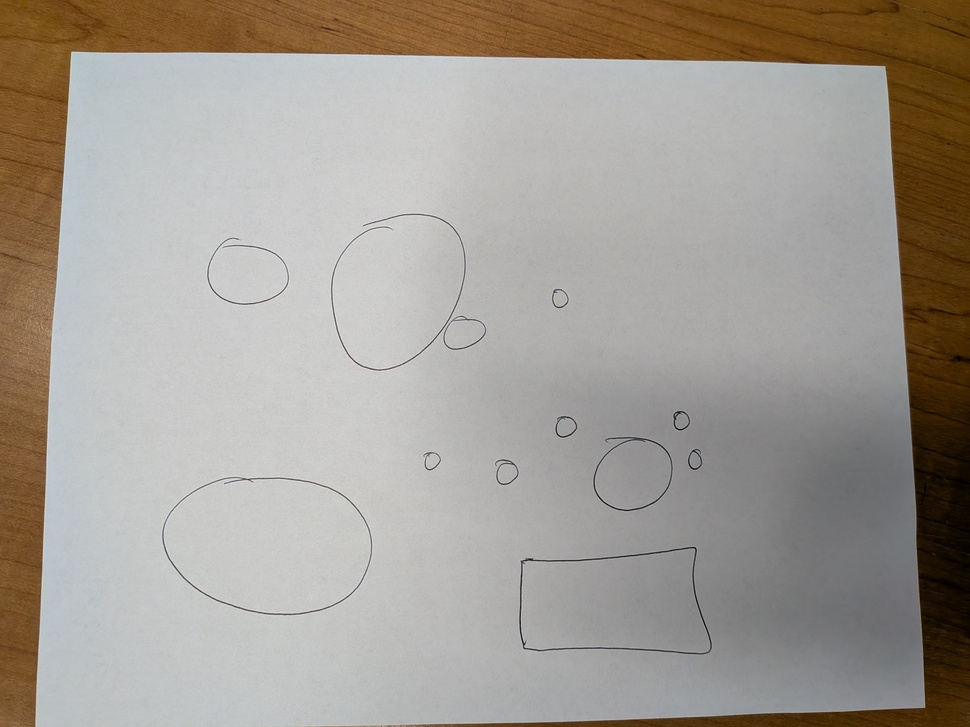
#> input picture Dipak Work/handdrawnNL2.jpg, 970 x 727 px, shrunk from 4000 x 3000 before the run
$ jupyter execute contourdetction.ipynb
#> lines starting #> are read from the running program, lines starting #| are printed output that depends on the picture; after the words box and inside, x2 and y2 are one past the last pixel; in counts of white or black regions, pixels touching at a corner belong together
[cell 1]
import cv2
import numpy as np
import matplotlib.pyplot as plt

img = cv2.imread("handdrawnNL2.jpg")
#> img is the input picture: shape (727, 970, 3); mean B, G, R 148.4, 156.5, 162.6
gray = cv2.cvtColor(img, 10)
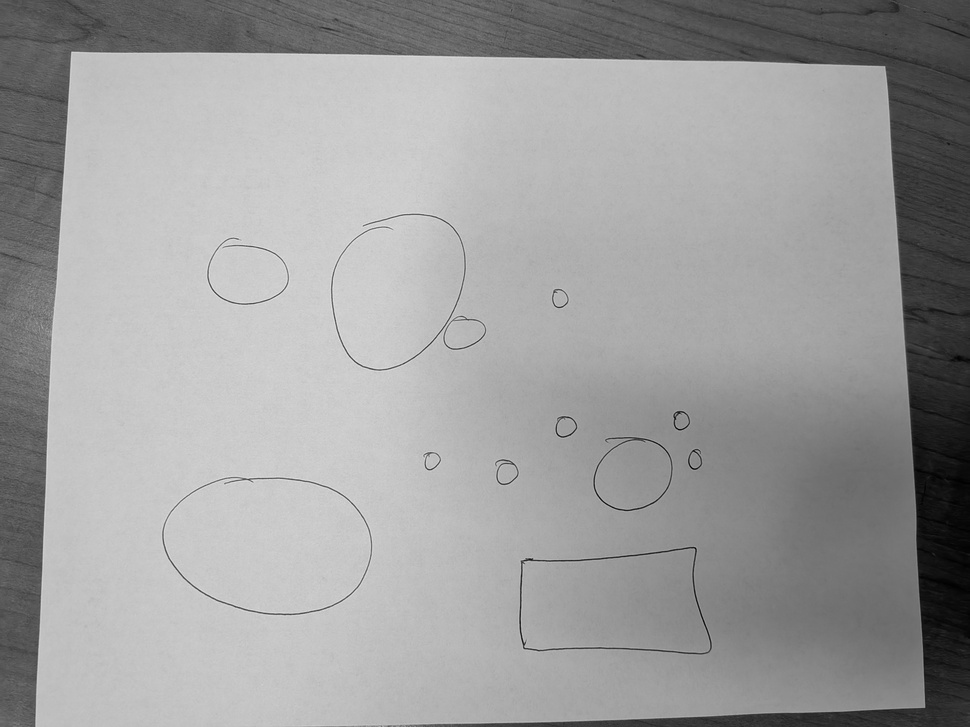
#> gray: shape (727, 970); min 0, max 229, mean 157.4
blur = cv2.GaussianBlur(gray, (5,5), 0)

_, thresh = cv2.threshold(blur, 127, 255, cv2.THRESH_BINARY_INV)
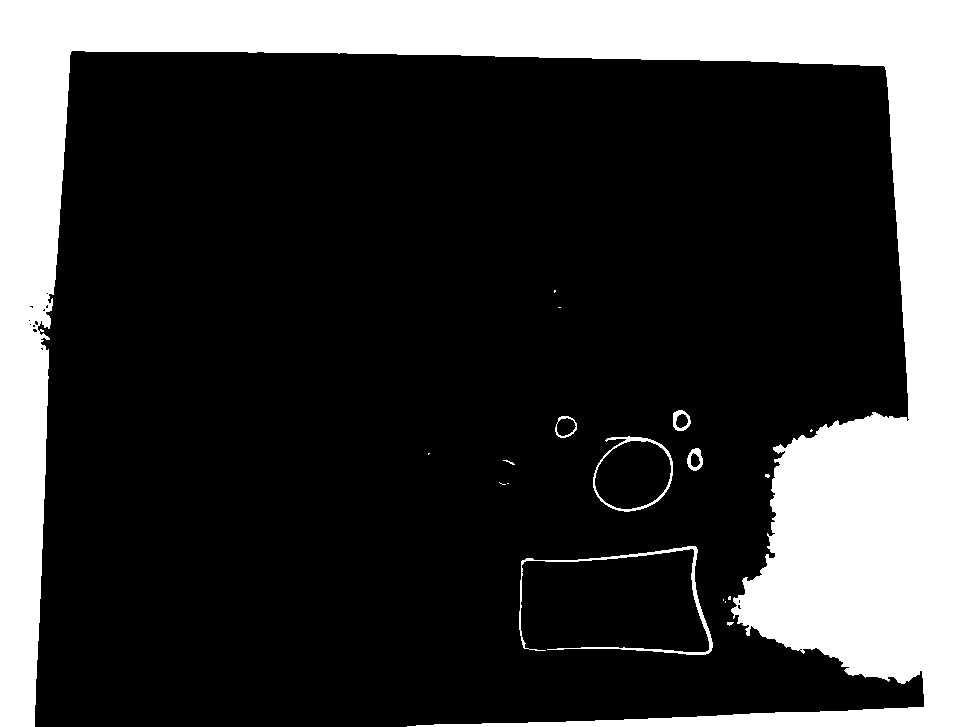
#> thresh: shape (727, 970); 24.8% white; 18 white regions (11 under 20 px)
contours, _ = cv2.findContours(thresh, cv2.RETR_EXTERNAL, cv2.CHAIN_APPROX_SIMPLE)
#> contours = 18 contours, 12 with area under 20; largest, box (x1, y1, x2, y2) and area: (0, 0, 970, 727) 169410, (593, 436, 673, 512) 4533, (519, 546, 713, 655) 844, (555, 416, 577, 438) 345, (673, 410, 691, 431) 276, (687, 448, 703, 471) 253
circlecountours=[]
radii=[]
for cnt in contours:
    area = cv2.contourArea(cnt)
    perimeter = cv2.arcLength(cnt, True)
    if perimeter == 0:
        continue
    circularity = 4 * np.pi * (area / (perimeter**2))
    if circularity > 0.2:  # 1.0 is perfect circle

        (x, y), r = cv2.minEnclosingCircle(cnt)
        if(r > 20):
            cv2.circle(img, (int(x), int(y)), int(r), (255, 0, 0), 2)
            circlecountours.append((x,y))
            radii.append(r)
#> this loop made 18 passes
#> (area, perimeter, circularity, x, y, r) on passes 11, 12, 14, 15: (253, 62.28, 0.82, 695.5, 459, 11.28), (4533, 298.6, 0.639, 631.6, 472.2, 42.11), (345, 71.11, 0.857, 565.1, 426.8, 11.58), (276.5, 62.87, 0.879, 680.1, 420.1, 10.34)
#> (area, perimeter, circularity) on passes 5, 18: (844, 1142.7, 0.00812), (169410.5, 6358.5, 0.0527)
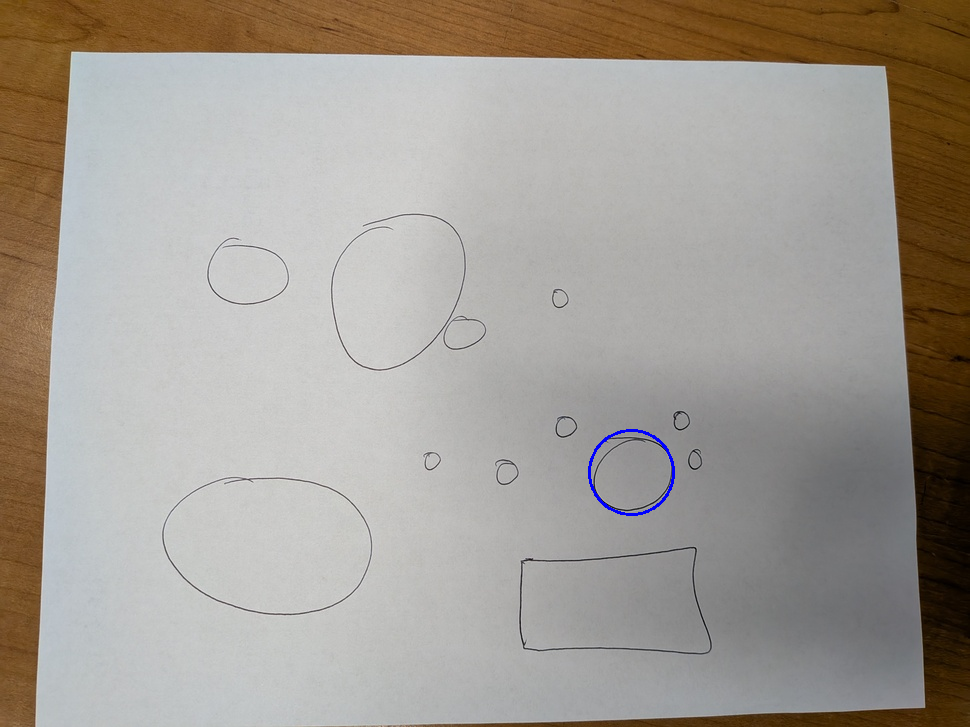
#> img: shape (727, 970, 3); 0.11% of pixels changed, all inside (x1, y1, x2, y2) = (588, 429, 675, 516)
#> after the loop, circlecountours = [(631.6, 472.2)]; radii = [42.11]
img_rgb = cv2.cvtColor(img, cv2.COLOR_BGR2RGB)
plt.figure(figsize=(8,8))
plt.imshow(img_rgb)
plt.axis('off')
plt.show()

# Save the image
cv2.imwrite("handdrawn_circles_detectedNL2.jpg", img_rgb)
#> Out = True

[cell 2]
circlecountours
#> Out = [(631.6, 472.2)]

[cell 3]
radii
#> Out = [42.11]

$ run again, with Dipak Work/handdrawnNL.jpg copied over Dipak Work/handdrawnNL2.jpg
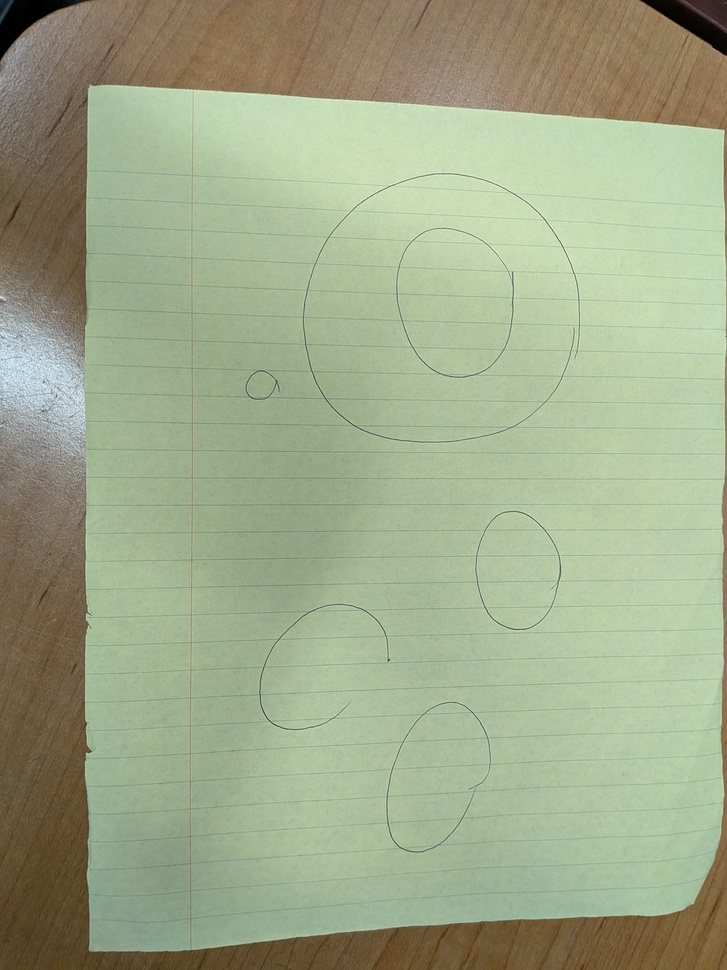
#> input picture Dipak Work/handdrawnNL.jpg, 727 x 970 px, shrunk from 3000 x 4000 before the run
#> img is the input picture: shape (970, 727, 3); mean B, G, R 137.8, 169.3, 159.2
#> `_, thresh = cv2.threshold(blur, 127, 255, cv2.THRESH_BINARY_INV)`:
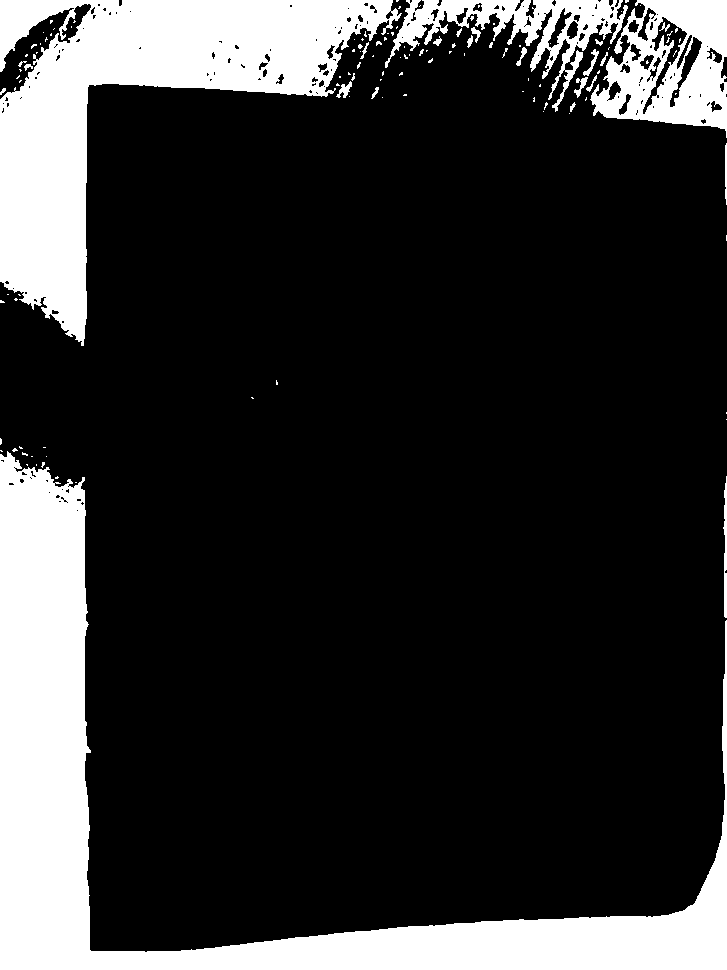
#> thresh: shape (970, 727); 19.7% white; 123 white regions (99 under 20 px)
#> contours = 113 contours, 95 with area under 20; largest, box (x1, y1, x2, y2) and area: (0, 451, 727, 970) 69285, (0, 0, 402, 346) 47657, (590, 0, 727, 138) 13348, (385, 0, 628, 112) 7335, (723, 476, 727, 618) 231
#> the loop `for cnt in contours:` made 113 passes
#> (area, perimeter, circularity, x, y, r) on passes 37, 40, 46, 54, 64, 74, 89, 90: (24.5, 30.38, 0.333, 374.5, 92.5, 6.52), (90.5, 71.01, 0.226, 343.3, 88.74, 10.27), (29, 42.63, 0.201, 591.9, 82.73, 8.76), (21, 27.31, 0.354, 28, 67.12, 4.16), (22, 34.14, 0.237, 603.5, 58.5, 7.38), (49, 47.46, 0.273, 520.5, 56, 9.66), (28.5, 29.56, 0.41, 437, 40.33, 4.78), (30.5, 29.56, 0.439, 469.5, 41, 6.18)
#> after the loop `for cnt in contours:`:
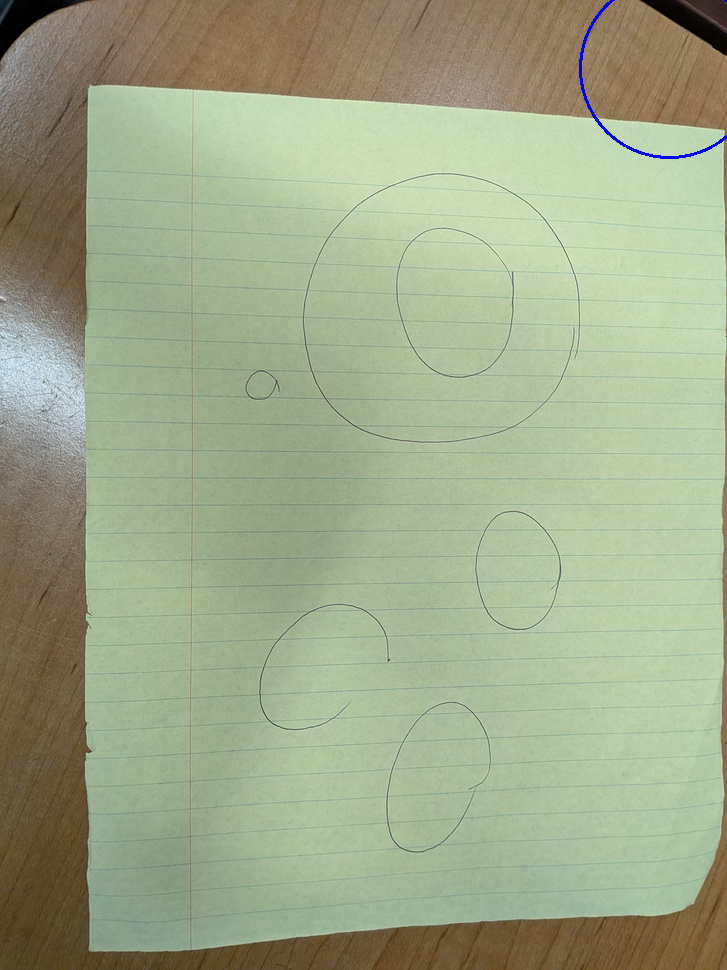
#> img: shape (970, 727, 3); 0.12% of pixels changed, all inside (x1, y1, x2, y2) = (579, 0, 727, 159)
#> after the loop `for cnt in contours:`: circlecountours = [(669, 68.5)]; radii = [89.11]
#> `cv2.imwrite("handdrawn_circles_detectedNL2.jpg", img_rgb)`: Out = True
#> `circlecountours`: Out = [(669, 68.5)]
#> `radii`: Out = [89.11]
